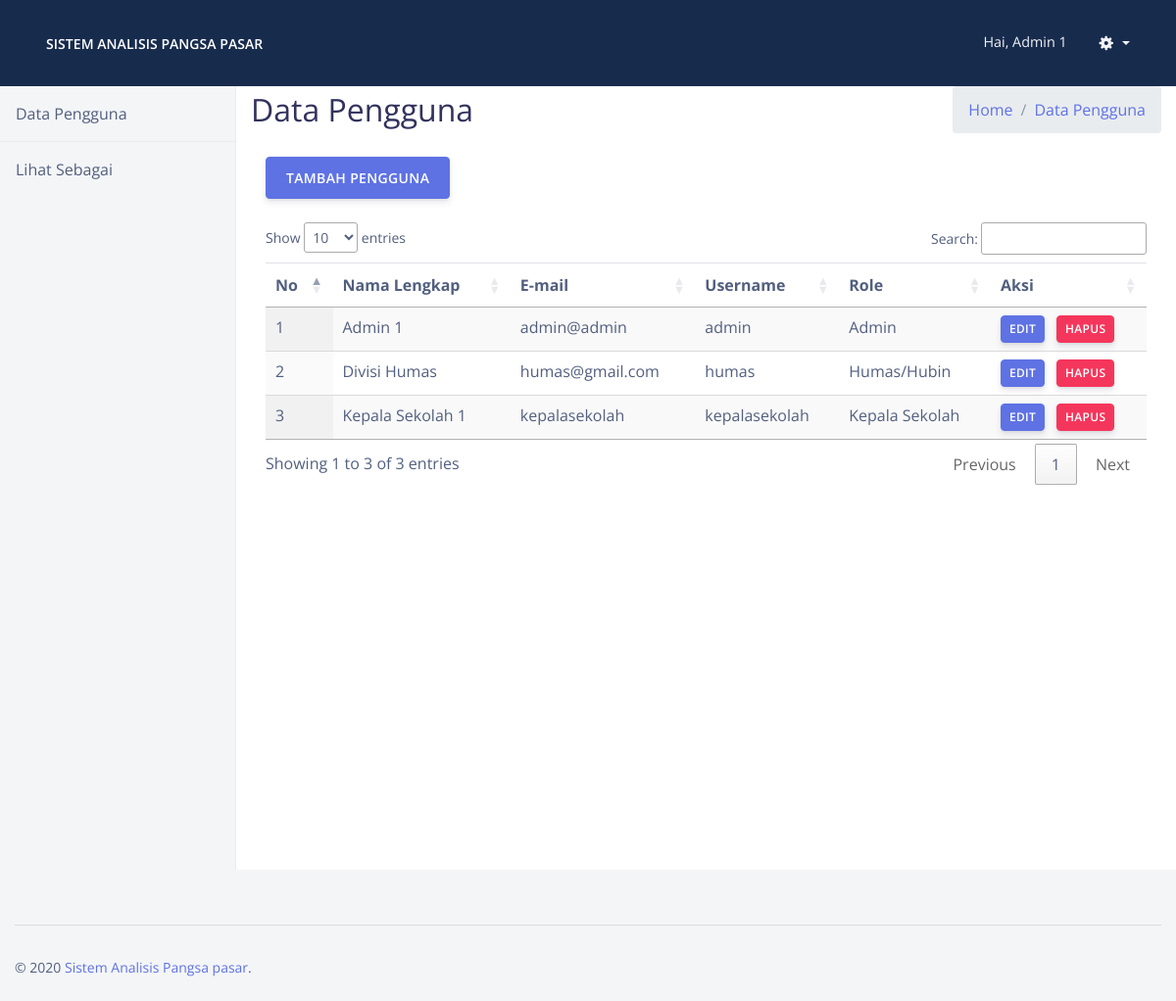
The page /datapengguna.php (signed in) on the database its author committed.
### tables this page shows
CREATE TABLE `tb_user` (
  `id` int(11) NOT NULL,
  `username` varchar(255) NOT NULL,
  `email` varchar(255) NOT NULL,
  `password` varchar(255) NOT NULL,
  `nama` varchar(255) NOT NULL,
  `role` varchar(255) NOT NULL
);

### db_connect.php (called while the page is built, shortened)
<?php
class database{
	var $host = "localhost";
	var $username = "root";
	var $password = "";
	var $database = "db_pangsapasar";
	var $koneksi;
	function __construct(){
        $this->koneksi = mysqli_connect($this->host, $this->username, $this->password,$this->database);
    }
	function tampil_data_user()
	{
		$data = mysqli_query($this->koneksi,"select * from tb_user");
		while($row = mysqli_fetch_array($data)){
			$hasil[] = $row;
		}
		return $hasil;
	}
}
?>

### datapengguna.php (the view)
<?php
include('header.php');
$db = new database();
$data_siswa = $db->tampil_data_user();
?>
  <div class="d-flex" id="wrapper">
    <div class="bg-secondary border-right" id="sidebar-wrapper">
      <div class="list-group list-group-flush">
        <a href="./datapengguna.php" class="list-group-item list-group-item-action bg-secondary">Data Pengguna</a>
        <a href="#" class="list-group-item list-group-item-action bg-secondary">Lihat Sebagai</a>
      </div>
    </div>
    <div id="page-content-wrapper">
    <div class="content-header">
        <div class="container-fluid">
          <div class="row mb-2">
            <div class="col-sm-6">
              <h1 class="h2 m-0">Data Pengguna</h1>
            </div>
            <div class="col-sm-6">
              <ol class="breadcrumb float-sm-right">
                <li class="breadcrumb-item"><a href="#">Home</a></li>
                <li class="breadcrumb-item"><a href="#">Data Pengguna</a></li>
              </ol>
            </div>
          </div>
        </div>
      </div>
      <div class="container-fluid">
      <div class="container my-2">
      <a href="datapenggunaadd.php" class="btn btn-primary mb-4">Tambah Pengguna</a>
    <table class="table table-sm table-hover display" id="table_id">
    <thead>
      <tr>
        <th scope="col">No</th>
        <th scope="col">Nama Lengkap</th>
        <th scope="col">E-mail</th>
        <th scope="col">Username</th>
        <th scope="col">Role</th>
        <th scope="col">Aksi</th>
      </tr>
    </thead>
    <tbody>
    <?php
		$no = 1;
		foreach($data_siswa as $row){
			?>
			<tr>
				<td><?php echo $no++; ?></td>
				<td><?php echo $row['nama']; ?></td>
				<td><?php echo $row['email']; ?></td>
				<td><?php echo $row['username']; ?></td>
				<td><?php echo $row['role']; ?></td>
				<td>
          <a href="#" class="btn btn-primary btn-sm">Edit</a>
          <a href="#" class="btn btn-danger btn-sm">Hapus</a>
				</td>
			</tr>
			<?php
		}
		?>
    </tbody>
  </table>
  </div>
      </div>
    </div>
  </div>
  <?php
include('footer.php');
?>

### header.php (shortened to what this page needs)
<?php
include('db_connect.php');
?>
<!DOCTYPE html>
<html lang="en">
<head>
  <link href="https://use.fontawesome.com/releases/v5.0.6/css/all.css" rel="stylesheet">
  <link href="./assets/css/nucleo-icons.css" rel="stylesheet" />
  <link href="./assets/css/nucleo-svg.css" rel="stylesheet" />
  <link href="./assets/css/font-awesome.css" rel="stylesheet" />
  <link href="./assets/css/nucleo-svg.css" rel="stylesheet" />
  <link href="./assets/css/simple-sidebar.css" rel="stylesheet">
  <link href="./assets/css/argon-design-system.css?v=1.2.0" rel="stylesheet" />
  <link rel="stylesheet" type="text/css" href="https://cdn.datatables.net/1.10.21/css/jquery.dataTables.css">
</head>
<body class="index-page">
<nav class="navbar navbar-expand-lg navbar-dark bg-default sticky-top">
    <div class="container-fluid">
        <a class="navbar navbar-brand" href="dashboard.php">SISTEM ANALISIS PANGSA PASAR</a>
        <div class="collapse navbar-collapse" id="navbar-default">
        <ul class="navbar-nav ml-lg-auto">
           <li class="nav-item">
              <a class="nav-link">Hai, <?php echo $_SESSION['nama']; ?></a>
            </li>
            <li class="nav-item dropdown">
            <a class="nav-link nav-link-icon dropdown-toggle" href="javascript:;" id="navbar-default_dropdown_1" role="button" data-toggle="dropdown" aria-haspopup="true" aria-expanded="false">
                <i class="ni ni-settings-gear-65"></i>
            </a>
            </li>
        </ul>
        </div>
    </div>
    </nav>

### footer.php (shortened to what this page needs)
<footer class="footer">
    <div class="container-fluid">
      <hr>
      <div class="row align-items-center justify-content-md-between">
        <div class="col-md-6">
          <div class="copyright">
            &copy; 2020 <a href="" target="_blank">Sistem Analisis Pangsa pasar</a>.
          </div>
        </div>
      </div>
  </footer>
</body>
</html>

### assets/css/simple-sidebar.css (style rules this page uses)
#wrapper { overflow-x: hidden; }
#sidebar-wrapper { min-height: 100vh; margin-left: -15rem; -webkit-transition: margin .25s ease-out; -moz-transition: margin .25s ease-out; -o-transition: margin .25s ease-out; transition: margin .25s ease-out; }
#sidebar-wrapper .list-group { width: 15rem; }
#page-content-wrapper { min-width: 100vw; }
@media (min-width: 768px) { #sidebar-wrapper { margin-left: 0; } }
@media (min-width: 768px) { #page-content-wrapper { min-width: 0; width: 100%; } }

### rows shown on the page
tb_user: nama "Admin 1", email "admin@admin", username "admin", role "Admin"
tb_user: nama "Divisi Humas", email "humas@gmail.com", username "humas", role "Humas/Hubin"
tb_user: nama "Kepala Sekolah 1", email "kepalasekolah", username "kepalasekolah", role "Kepala Sekolah"

### other values the page prints
$_SESSION['nama'] "Admin 1"
